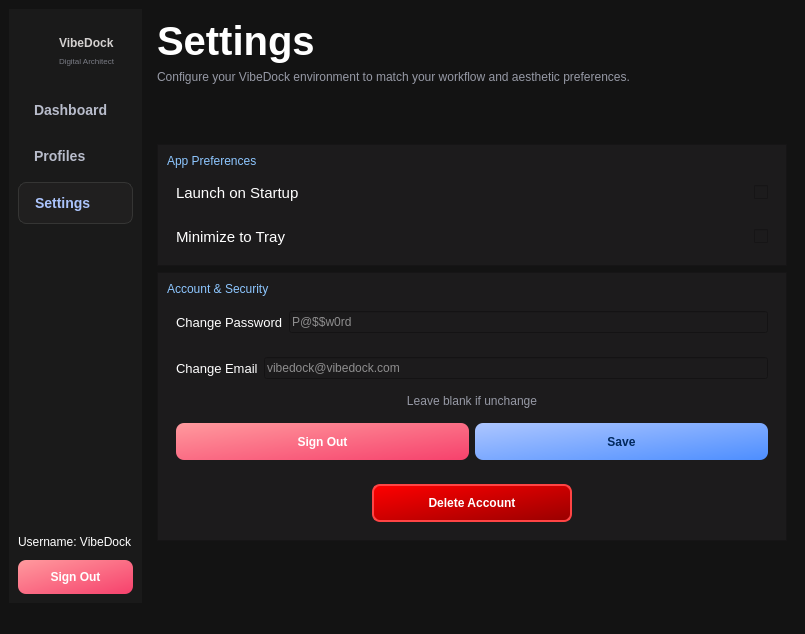
<?xml version="1.0" encoding="UTF-8"?>
<ui version="4.0">
 <class>MainWindow</class>
 <widget class="QMainWindow" name="MainWindow">
  <property name="geometry">
   <rect>
    <x>0</x>
    <y>0</y>
    <width>805</width>
    <height>634</height>
   </rect>
  </property>
  <property name="windowTitle">
   <string>MainWindow</string>
  </property>
  <property name="styleSheet">
   <string notr="true">background-color: #131313;</string>
  </property>
  <widget class="QWidget" name="centralwidget">
   <layout class="QHBoxLayout" name="horizontalLayout_6">
    <item>
     <widget class="QWidget" name="widget" native="true">
      <property name="styleSheet">
       <string notr="true">background-color: #1a1a1a;
</string>
      </property>
      <layout class="QVBoxLayout" name="verticalLayout_5">
       <item>
        <widget class="QWidget" name="widget_7" native="true">
         <layout class="QHBoxLayout" name="horizontalLayout_5">
          <item>
           <widget class="QLabel" name="label_2">
            <property name="text">
             <string/>
            </property>
            <property name="pixmap">
             <pixmap>D:/Downloads/image (1) (1).png</pixmap>
            </property>
           </widget>
          </item>
          <item>
           <widget class="QWidget" name="widget_8" native="true">
            <layout class="QVBoxLayout" name="verticalLayout_4">
             <item>
              <widget class="QLabel" name="label_3">
               <property name="font">
                <font>
                 <weight>75</weight>
                 <bold>true</bold>
                </font>
               </property>
               <property name="styleSheet">
                <string notr="true">color: #d4d1d0;</string>
               </property>
               <property name="text">
                <string>VibeDock</string>
               </property>
              </widget>
             </item>
             <item>
              <widget class="QLabel" name="label_4">
               <property name="font">
                <font>
                 <pointsize>6</pointsize>
                </font>
               </property>
               <property name="styleSheet">
                <string notr="true">color: #797b84;</string>
               </property>
               <property name="text">
                <string>Digital Architect</string>
               </property>
              </widget>
             </item>
            </layout>
           </widget>
          </item>
         </layout>
        </widget>
       </item>
       <item>
        <widget class="QPushButton" name="btnDashboard">
         <property name="styleSheet">
          <string notr="true">/* Base style for all sidebar buttons */
QPushButton {
    background-color: transparent;
    border: none;
    border-radius: 8px;
    color: #b8bccb;
    font-size: 14px;
    font-weight: 500;
    text-align: left;
    padding: 12px 16px;
    icon-size: 20px;
}

/* Hover effect */
QPushButton:hover {
    background-color: #2a2a2a;
}</string>
         </property>
         <property name="text">
          <string>Dashboard</string>
         </property>
         <property name="checkable">
          <bool>false</bool>
         </property>
         <property name="checked">
          <bool>false</bool>
         </property>
         <property name="autoExclusive">
          <bool>true</bool>
         </property>
        </widget>
       </item>
       <item>
        <widget class="QPushButton" name="btnProfiles">
         <property name="styleSheet">
          <string notr="true">/* Base style for all sidebar buttons */
QPushButton {
    background-color: transparent;
    border: none;
    border-radius: 8px;
    color: #b8bccb;
    font-size: 14px;
    font-weight: 500;
    text-align: left;
    padding: 12px 16px;
    icon-size: 20px;
}

/* Hover effect */
QPushButton:hover {
    background-color: #2a2a2a;
}</string>
         </property>
         <property name="text">
          <string>Profiles</string>
         </property>
         <property name="checkable">
          <bool>false</bool>
         </property>
         <property name="checked">
          <bool>false</bool>
         </property>
         <property name="autoExclusive">
          <bool>true</bool>
         </property>
        </widget>
       </item>
       <item>
        <widget class="QPushButton" name="btnSettings">
         <property name="styleSheet">
          <string notr="true">QPushButton {
    background-color: #201f1f;
    border: 1px solid #353534;
    border-radius: 8px;
    color: #abc4fc;
    font-size: 14px;
    font-weight: 500;
    text-align: left;
    padding: 12px 16px;
    icon-size: 20px;
}</string>
         </property>
         <property name="text">
          <string>Settings</string>
         </property>
         <property name="checkable">
          <bool>false</bool>
         </property>
         <property name="checked">
          <bool>false</bool>
         </property>
         <property name="autoExclusive">
          <bool>true</bool>
         </property>
        </widget>
       </item>
       <item>
        <spacer name="verticalSpacer">
         <property name="orientation">
          <enum>Qt::Vertical</enum>
         </property>
         <property name="sizeHint" stdset="0">
          <size>
           <width>20</width>
           <height>40</height>
          </size>
         </property>
        </spacer>
       </item>
       <item>
        <widget class="QLabel" name="lblUsername">
         <property name="minimumSize">
          <size>
           <width>0</width>
           <height>25</height>
          </size>
         </property>
         <property name="font">
          <font>
           <pointsize>9</pointsize>
          </font>
         </property>
         <property name="styleSheet">
          <string notr="true">color: white;</string>
         </property>
         <property name="text">
          <string>Username: VibeDock</string>
         </property>
        </widget>
       </item>
       <item>
        <widget class="QPushButton" name="btnSideSignOut">
         <property name="styleSheet">
          <string notr="true">QPushButton {
    background: qlineargradient(x1:0, y1:0, x2:1, y2:1, stop:0 #ff9a9e, stop:1 #f6416c);
    color: #ffffff;
    font-weight: bold;
    border-radius: 8px;
    padding: 10px;
    border: none;
}

QPushButton:hover {
    background: qlineargradient(x1:0, y1:0, x2:1, y2:1, stop:0 #ffadb1, stop:1 #ff5e84);
}

QPushButton:pressed {
    background: qlineargradient(x1:0, y1:0, x2:1, y2:1, stop:0 #e63946, stop:1 #d62828);
    padding-top: 12px; 
}</string>
         </property>
         <property name="text">
          <string>Sign Out</string>
         </property>
        </widget>
       </item>
      </layout>
     </widget>
    </item>
    <item>
     <widget class="QWidget" name="widget_6" native="true">
      <layout class="QVBoxLayout" name="verticalLayout_3">
       <item>
        <widget class="QLabel" name="label">
         <property name="font">
          <font>
           <pointsize>30</pointsize>
           <weight>75</weight>
           <bold>true</bold>
          </font>
         </property>
         <property name="styleSheet">
          <string notr="true">color: white;</string>
         </property>
         <property name="text">
          <string>Settings</string>
         </property>
        </widget>
       </item>
       <item>
        <widget class="QLabel" name="label_5">
         <property name="font">
          <font>
           <pointsize>9</pointsize>
          </font>
         </property>
         <property name="styleSheet">
          <string notr="true">color: #9699a5;</string>
         </property>
         <property name="text">
          <string>Configure your VibeDock environment to match your workflow and aesthetic preferences.</string>
         </property>
         <property name="wordWrap">
          <bool>true</bool>
         </property>
        </widget>
       </item>
       <item>
        <spacer name="verticalSpacer_3">
         <property name="orientation">
          <enum>Qt::Vertical</enum>
         </property>
         <property name="sizeType">
          <enum>QSizePolicy::MinimumExpanding</enum>
         </property>
         <property name="sizeHint" stdset="0">
          <size>
           <width>20</width>
           <height>40</height>
          </size>
         </property>
        </spacer>
       </item>
       <item>
        <widget class="QFrame" name="frame">
         <property name="styleSheet">
          <string notr="true">background-color: #1c1b1c;</string>
         </property>
         <property name="frameShape">
          <enum>QFrame::StyledPanel</enum>
         </property>
         <property name="frameShadow">
          <enum>QFrame::Raised</enum>
         </property>
         <layout class="QVBoxLayout" name="verticalLayout_2">
          <item>
           <widget class="QLabel" name="label_6">
            <property name="font">
             <font>
              <pointsize>9</pointsize>
             </font>
            </property>
            <property name="styleSheet">
             <string notr="true">color: #8dc6ff;</string>
            </property>
            <property name="text">
             <string>App Preferences</string>
            </property>
           </widget>
          </item>
          <item>
           <widget class="QWidget" name="widget_5" native="true">
            <layout class="QHBoxLayout" name="horizontalLayout_4">
             <item>
              <widget class="QLabel" name="label_7">
               <property name="font">
                <font>
                 <pointsize>11</pointsize>
                </font>
               </property>
               <property name="styleSheet">
                <string notr="true">color: white;</string>
               </property>
               <property name="text">
                <string>Launch on Startup</string>
               </property>
              </widget>
             </item>
             <item>
              <spacer name="horizontalSpacer_2">
               <property name="orientation">
                <enum>Qt::Horizontal</enum>
               </property>
               <property name="sizeHint" stdset="0">
                <size>
                 <width>40</width>
                 <height>20</height>
                </size>
               </property>
              </spacer>
             </item>
             <item>
              <widget class="QCheckBox" name="chkLaunchOnStartup">
               <property name="text">
                <string/>
               </property>
              </widget>
             </item>
            </layout>
           </widget>
          </item>
          <item>
           <widget class="QWidget" name="widget_2" native="true">
            <layout class="QHBoxLayout" name="horizontalLayout_3">
             <item>
              <widget class="QLabel" name="label_8">
               <property name="font">
                <font>
                 <pointsize>11</pointsize>
                </font>
               </property>
               <property name="styleSheet">
                <string notr="true">color: white;</string>
               </property>
               <property name="text">
                <string>Minimize to Tray</string>
               </property>
              </widget>
             </item>
             <item>
              <spacer name="horizontalSpacer">
               <property name="orientation">
                <enum>Qt::Horizontal</enum>
               </property>
               <property name="sizeHint" stdset="0">
                <size>
                 <width>40</width>
                 <height>20</height>
                </size>
               </property>
              </spacer>
             </item>
             <item>
              <widget class="QCheckBox" name="chkMinimizeToTray">
               <property name="text">
                <string/>
               </property>
              </widget>
             </item>
            </layout>
           </widget>
          </item>
         </layout>
        </widget>
       </item>
       <item>
        <widget class="QFrame" name="frame_3">
         <property name="styleSheet">
          <string notr="true">background-color: #1c1b1c;</string>
         </property>
         <property name="frameShape">
          <enum>QFrame::StyledPanel</enum>
         </property>
         <property name="frameShadow">
          <enum>QFrame::Raised</enum>
         </property>
         <layout class="QVBoxLayout" name="verticalLayout">
          <item>
           <widget class="QLabel" name="label_14">
            <property name="font">
             <font>
              <pointsize>9</pointsize>
             </font>
            </property>
            <property name="styleSheet">
             <string notr="true">color: #8dc6ff;</string>
            </property>
            <property name="text">
             <string>Account &amp; Security</string>
            </property>
           </widget>
          </item>
          <item>
           <widget class="QWidget" name="widget_3" native="true">
            <layout class="QHBoxLayout" name="horizontalLayout">
             <item>
              <widget class="QLabel" name="label_15">
               <property name="font">
                <font>
                 <pointsize>10</pointsize>
                </font>
               </property>
               <property name="styleSheet">
                <string notr="true">color: white;</string>
               </property>
               <property name="text">
                <string>Change Password</string>
               </property>
              </widget>
             </item>
             <item>
              <widget class="QLineEdit" name="linePassword">
               <property name="styleSheet">
                <string notr="true">color: white;</string>
               </property>
               <property name="placeholderText">
                <string>P@$$w0rd</string>
               </property>
              </widget>
             </item>
            </layout>
           </widget>
          </item>
          <item>
           <widget class="QWidget" name="widget_9" native="true">
            <layout class="QHBoxLayout" name="horizontalLayout_7">
             <item>
              <widget class="QLabel" name="label_16">
               <property name="font">
                <font>
                 <pointsize>10</pointsize>
                </font>
               </property>
               <property name="styleSheet">
                <string notr="true">color: white;</string>
               </property>
               <property name="text">
                <string>Change Email</string>
               </property>
              </widget>
             </item>
             <item>
              <widget class="QLineEdit" name="linePassword_2">
               <property name="styleSheet">
                <string notr="true">color: white;</string>
               </property>
               <property name="placeholderText">
                <string>vibedock@vibedock.com</string>
               </property>
              </widget>
             </item>
            </layout>
           </widget>
          </item>
          <item>
           <widget class="QLabel" name="label_9">
            <property name="styleSheet">
             <string notr="true">color: #9699a5;</string>
            </property>
            <property name="text">
             <string>Leave blank if unchange</string>
            </property>
            <property name="alignment">
             <set>Qt::AlignCenter</set>
            </property>
           </widget>
          </item>
          <item>
           <widget class="QWidget" name="widget_4" native="true">
            <layout class="QHBoxLayout" name="horizontalLayout_2">
             <item>
              <widget class="QPushButton" name="btnSignOut">
               <property name="minimumSize">
                <size>
                 <width>0</width>
                 <height>37</height>
                </size>
               </property>
               <property name="styleSheet">
                <string notr="true">QPushButton {
    background: qlineargradient(x1:0, y1:0, x2:1, y2:1, stop:0 #ff9a9e, stop:1 #f6416c);
    color: #ffffff;
    font-weight: bold;
    border-radius: 8px;
    padding: 10px;
    border: none;
}

QPushButton:hover {
    background: qlineargradient(x1:0, y1:0, x2:1, y2:1, stop:0 #ffadb1, stop:1 #ff5e84);
}

QPushButton:pressed {
    background: qlineargradient(x1:0, y1:0, x2:1, y2:1, stop:0 #e63946, stop:1 #d62828);
    padding-top: 12px; 
}</string>
               </property>
               <property name="text">
                <string>Sign Out</string>
               </property>
              </widget>
             </item>
             <item>
              <widget class="QPushButton" name="btnSave">
               <property name="minimumSize">
                <size>
                 <width>0</width>
                 <height>37</height>
                </size>
               </property>
               <property name="font">
                <font>
                 <pointsize>9</pointsize>
                 <weight>75</weight>
                 <bold>true</bold>
                </font>
               </property>
               <property name="styleSheet">
                <string notr="true">QPushButton {
    background: qlineargradient(x1:0, y1:0, x2:1, y2:1, stop:0 #adc6ff, stop:1 #4d8eff);
    color: #00285d;
    font-weight: bold;
    border-radius: 8px;
    padding: 10px;
    border: none;
}

QPushButton:hover {
    background: qlineargradient(x1:0, y1:0, x2:1, y2:1, stop:0 #c2d5ff, stop:1 #66a1ff);
    color: #001a3d;
}

QPushButton:pressed {
    background: qlineargradient(x1:0, y1:0, x2:1, y2:1, stop:0 #8aa9ff, stop:1 #3b76e0);
    padding-left: 12px;
    padding-top: 12px;
}</string>
               </property>
               <property name="text">
                <string>Save</string>
               </property>
              </widget>
             </item>
            </layout>
           </widget>
          </item>
          <item>
           <widget class="QWidget" name="widget_10" native="true">
            <layout class="QHBoxLayout" name="horizontalLayout_8">
             <item>
              <spacer name="horizontalSpacer_3">
               <property name="orientation">
                <enum>Qt::Horizontal</enum>
               </property>
               <property name="sizeType">
                <enum>QSizePolicy::Fixed</enum>
               </property>
               <property name="sizeHint" stdset="0">
                <size>
                 <width>70</width>
                 <height>20</height>
                </size>
               </property>
              </spacer>
             </item>
             <item>
              <widget class="QPushButton" name="btnDeleteAccount">
               <property name="minimumSize">
                <size>
                 <width>150</width>
                 <height>37</height>
                </size>
               </property>
               <property name="maximumSize">
                <size>
                 <width>200</width>
                 <height>16777215</height>
                </size>
               </property>
               <property name="styleSheet">
                <string notr="true">QPushButton {
    background: qlineargradient(x1:0, y1:0, x2:1, y2:1, stop:0 #ff0000, stop:0.5 #cc0000, stop:1 #990000);
    color: #ffffff;
    font-weight: bold;
    border-radius: 8px;
    padding: 10px;
    border: 2px solid #ff4444;
}

QPushButton:hover {
    background: qlineargradient(x1:0, y1:0, x2:1, y2:1, stop:0 #ff3333, stop:0.5 #ee0000, stop:1 #bb0000);
    border: 2px solid #ff6666;
}

QPushButton:pressed {
    background: qlineargradient(x1:0, y1:0, x2:1, y2:1, stop:0 #8b0000, stop:1 #660000);
    padding-top: 12px;
    border: 2px solid #ff0000;
}</string>
               </property>
               <property name="text">
                <string>Delete Account</string>
               </property>
              </widget>
             </item>
             <item>
              <spacer name="horizontalSpacer_4">
               <property name="orientation">
                <enum>Qt::Horizontal</enum>
               </property>
               <property name="sizeType">
                <enum>QSizePolicy::Fixed</enum>
               </property>
               <property name="sizeHint" stdset="0">
                <size>
                 <width>70</width>
                 <height>20</height>
                </size>
               </property>
              </spacer>
             </item>
            </layout>
           </widget>
          </item>
         </layout>
        </widget>
       </item>
       <item>
        <spacer name="verticalSpacer_2">
         <property name="orientation">
          <enum>Qt::Vertical</enum>
         </property>
         <property name="sizeType">
          <enum>QSizePolicy::MinimumExpanding</enum>
         </property>
         <property name="sizeHint" stdset="0">
          <size>
           <width>20</width>
           <height>40</height>
          </size>
         </property>
        </spacer>
       </item>
      </layout>
     </widget>
    </item>
   </layout>
  </widget>
  <widget class="QMenuBar" name="menubar">
   <property name="geometry">
    <rect>
     <x>0</x>
     <y>0</y>
     <width>805</width>
     <height>21</height>
    </rect>
   </property>
  </widget>
  <widget class="QStatusBar" name="statusbar"/>
 </widget>
 <resources/>
 <connections/>
</ui>
